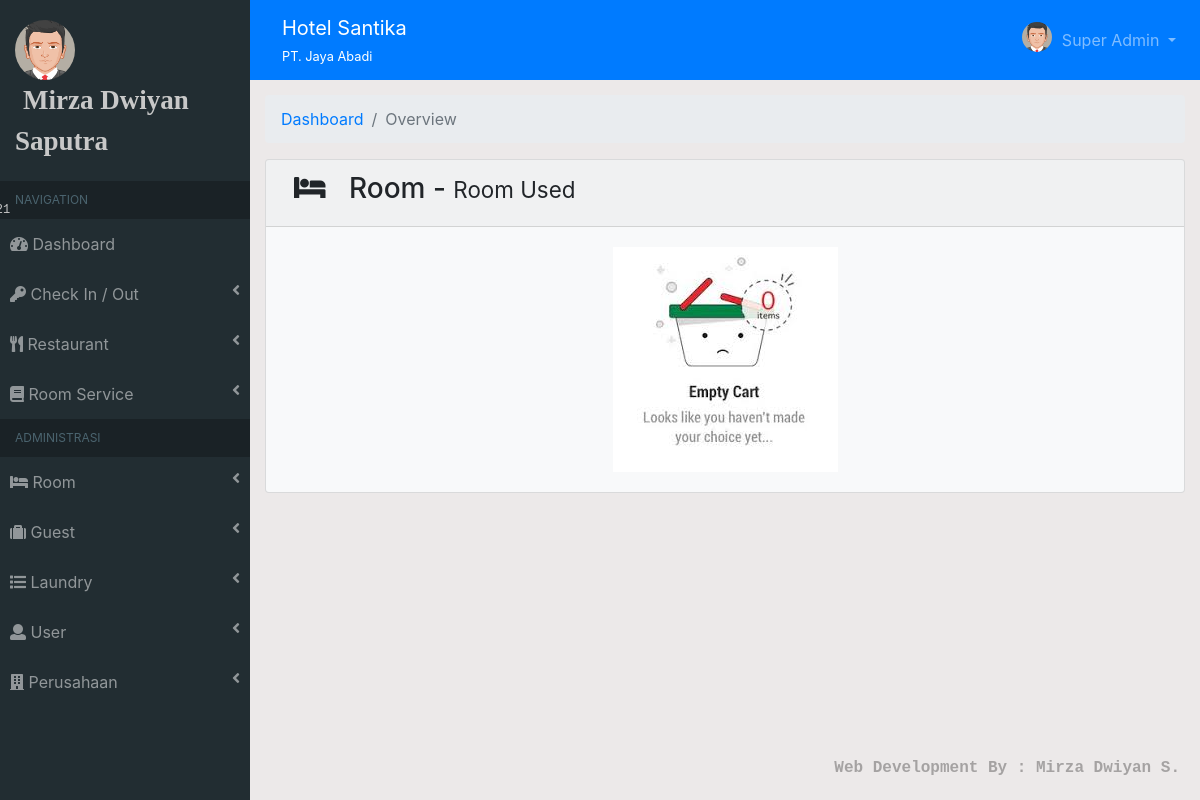
Page /?module=chek_out2 (signed in) on the earlier database version.
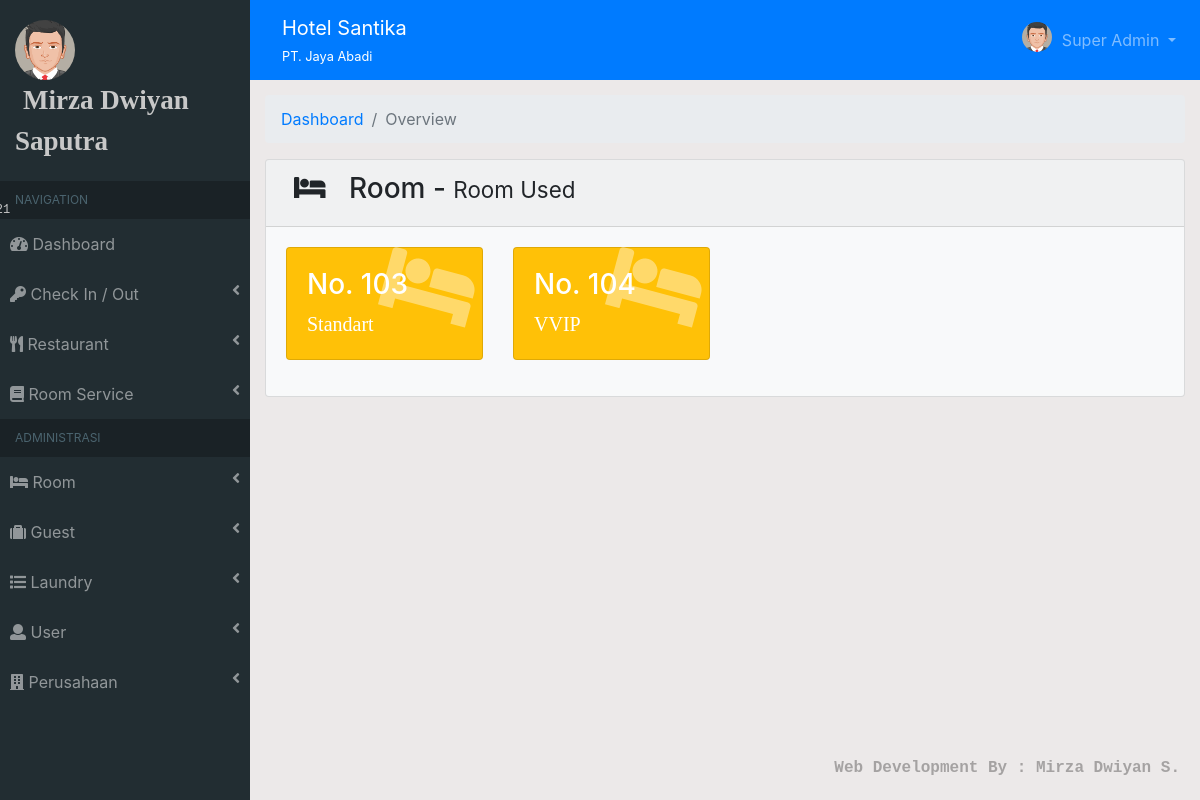
Same page on the later database version.
### tables this page shows
CREATE TABLE `transaksi_kamar` (
  `id_transaksi_kamar` varchar(11) NOT NULL,
  `no_invoice` varchar(20) NOT NULL,
  `tanggal` date NOT NULL,
  `id_tamu` varchar(11) NOT NULL,
  `id_kamar` int(11) DEFAULT NULL,
  `jumlah_dewasa` varchar(10) DEFAULT NULL,
  `jumlah_anak` varchar(10) DEFAULT NULL,
  `tgl_checkin` date NOT NULL,
  `waktu_checkin` varchar(20) NOT NULL,
  `tgl_checkout` date NOT NULL,
  `waktu_checkout` varchar(20) NOT NULL,
  `total_biaya_kamar` varchar(20) NOT NULL,
  `bayar` varchar(30) NOT NULL,
  `diskon` int(11) NOT NULL,
  `deposit` varchar(20) NOT NULL,
  `surcharge` varchar(30) NOT NULL,
  `metode_pembayaran` varchar(100) NOT NULL,
  `status` varchar(50) NOT NULL
);

CREATE TABLE `kamar` (
  `id_kamar` int(11) NOT NULL,
  `no_kamar` varchar(50) NOT NULL,
  `id_tipe_kamar` varchar(11) NOT NULL,
  `max_dewasa` varchar(10) NOT NULL,
  `max_anak` varchar(10) NOT NULL,
  `status` varchar(50) NOT NULL
);

CREATE TABLE `tipe_kamar` (
  `id_tipe_kamar` int(11) NOT NULL,
  `tipe_kamar` text NOT NULL,
  `harga_per_mlm` varchar(50) NOT NULL,
  `harga_per_org` varchar(50) NOT NULL
);

### template/module/chek_out2.php (the view)
<?php
    $query = mysqli_query($conn, "SELECT transaksi_kamar.*, kamar.*, tipe_kamar.*, transaksi_kamar_detail.* FROM transaksi_kamar, kamar, tipe_kamar, transaksi_kamar_detail WHERE transaksi_kamar_detail.id_transaksi_kamar=transaksi_kamar.id_transaksi_kamar && kamar.id_kamar=transaksi_kamar_detail.id_kamar && kamar.status='terpakai' && tipe_kamar.id_tipe_kamar=kamar.id_tipe_kamar");
?>
<div class="container-fluid">
    <ol class="breadcrumb">
        <li class="breadcrumb-item"><a href="?dashboard">Dashboard</a></li>
        <li class="breadcrumb-item active">Overview</li>
    </ol>
    <div class="card bg-light">
        <div class="card-header"><h3><i class="fas fa-bed pr-3 pl-2"></i> Room - <span class="small">Room Used</span></h3></div>
        <div class="card-body">
            <?php if(mysqli_num_rows($query) > 0){ ?>
            <div class="row">
                <?php foreach($query as $i) : ?>
                <div class="col-sm-3 mb-3">
                    <div class="card bg-warning text-white">
                        <div class="card-body">
                            <div class="card-body-icon"><i class="fas fa-bed"></i></div>
                            <div class="mr-5">
                            <h3>No. <?=$i['no_kamar'];?></h3>
                            <span style="font-family: times;font-size: 20px"><?=$i['tipe_kamar'];?></span>
                            </div>
                        </div>
                    </div>
                </div>
                <?php endforeach; ?>
            </div>
            <?php } else { ?>
                <center><img src="assets/img/empty_cart.jpg" alt=""></center>
            <?php } ?>
        </div>
    </div>
</div>

Differences in the rows shown:
added transaksi_kamar: kamar.no_kamar "103", tipe_kamar.tipe_kamar "Standart", kamar.no_kamar "104", tipe_kamar.tipe_kamar "VVIP"
